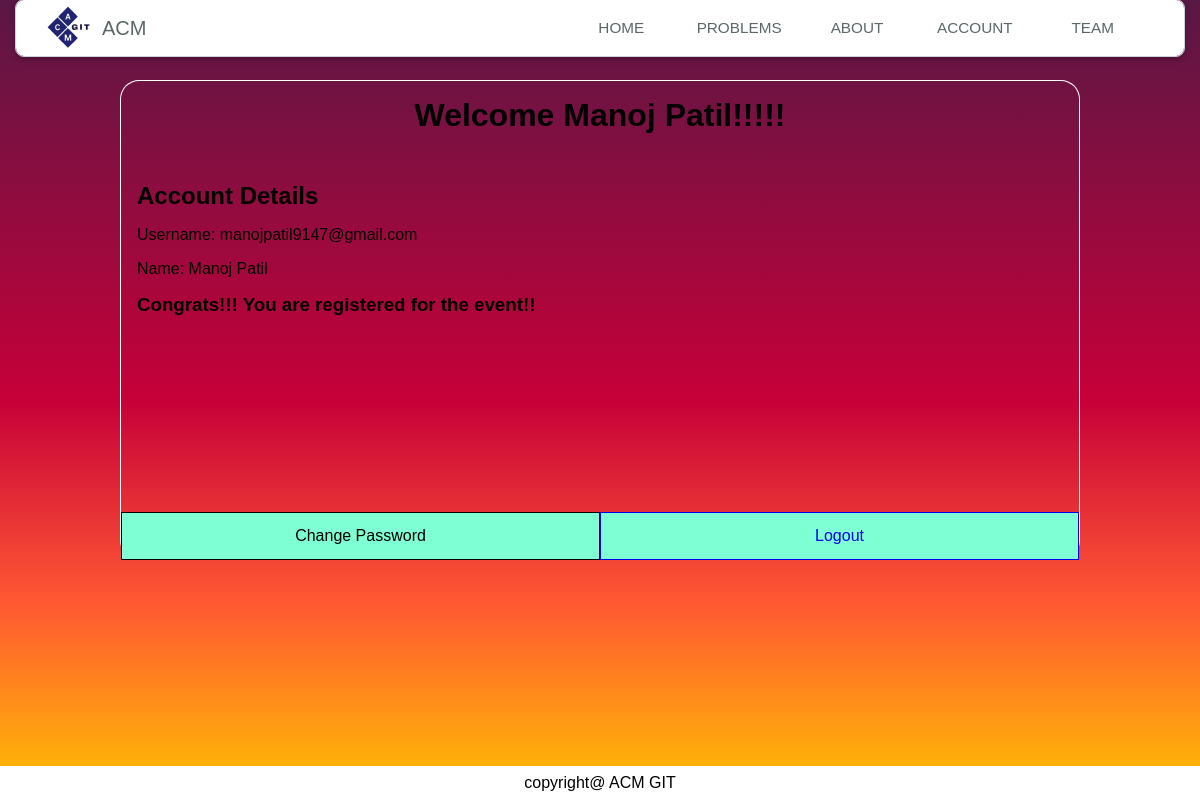
/account/ (signed in), run on an earlier commit of the app's database.
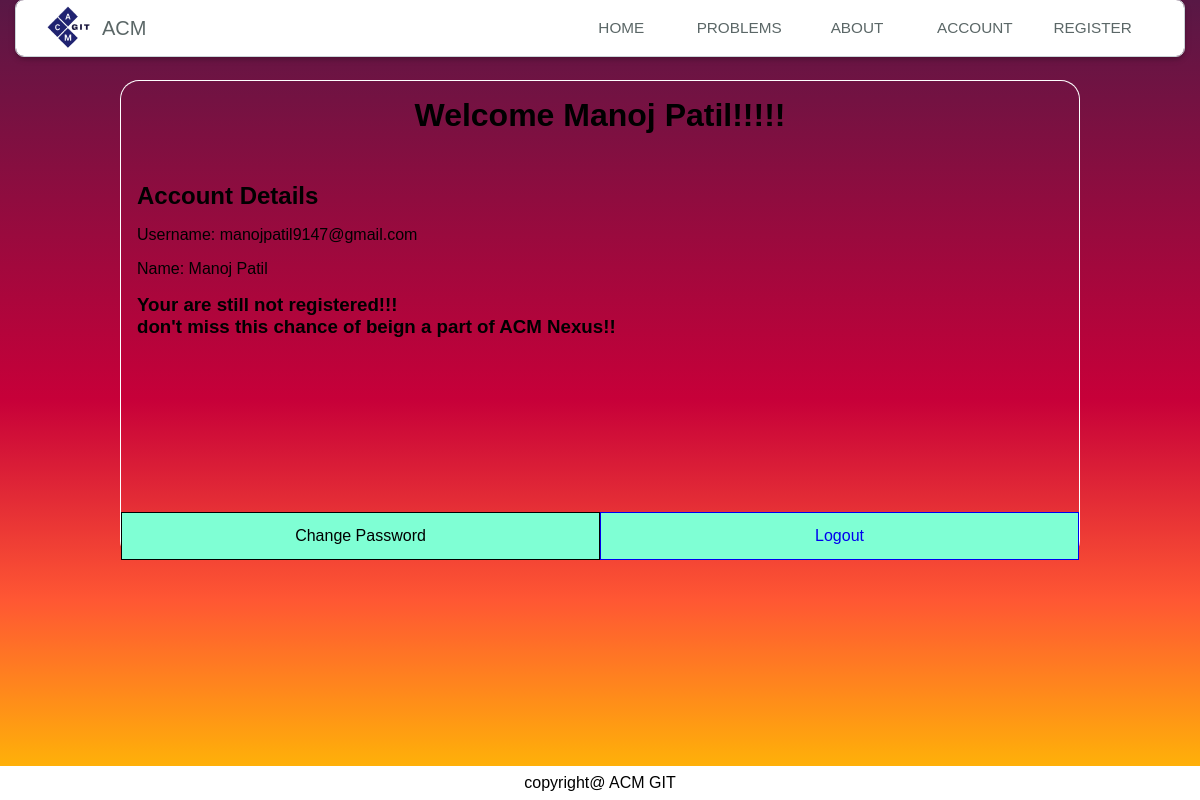
And on a later commit of the database.
### MainApp/models.py (models this page shows)
class CustomUser(AbstractUser):
    username = None
    email = models.EmailField(_("email address"), unique=True)
    USN = models.CharField(max_length=10)
    USERNAME_FIELD = "email"
    is_registered=models.BooleanField(default=False)
    year=models.CharField(max_length=4,default='2025')
    REQUIRED_FIELDS = []
    objects = CustomUserManager()
    def __str__(self):
        return self.email

### MainApp/views.py (the view)
# urls.py: path('account/',account,name='account'),
def account(request):
    return render(request,'MainApp/account.html')

### MainApp/templates/MainApp/account.html (shortened to what this page needs)
{% extends 'base.html' %}
{% load static %}
{% block head %}
    <link rel="stylesheet" href="{% static 'MainApp/account.css' %}">
{% endblock head %}
{% block body %}
    <div id="content">
        <h1>Welcome {{user.first_name}}!!!!!</h1>
        <div class="conatiner-account">
        <div class="deatils">
        <h2>Account Details</h2>
        <p id="{{user.id}}">Username: {{user}}</p>
        <p>Name: {{user.first_name}}</p>
        {% if not user.is_registered %}<h3>Your are still not registered!!!<br/> don't miss this chance of beign a part of ACM Nexus!! </h3> {% endif %}
        {% if user.is_registered %} <h3>Congrats!!! You are registered for the event!! </h3>{% endif %}
    </div>
            <div class="buttons">
                <div class="button-container">
                <a onclick="openBlock()">Change Password</a>
        <a href="{% url 'MainApp:logout' %}">Logout</a>
                </div>
            </div>
        </div>
    </div>
{% endblock body %}

### MainApp/templates/base.html (shortened to what this page needs)
{% load static %}
<!DOCTYPE html>
<html lang="en">
<head>
    <link rel="stylesheet" href="{% static 'base.css' %}">
    <link rel="stylesheet" href="https://cdnjs.cloudflare.com/ajax/libs/animate.css/4.1.1/animate.min.css"/>
    {% block head %}
    {% endblock head %}
</head>
<body>
  <div class="container">
    <header class="site-header">
        <div class="header__content--flow">
            <section class="header-content--left">
                <a href="#" class="brand-logo">
                  <img src="{% static 'Images/logo.svg' %}" height="50px" class="animate__animated  animate__jello" />
                    <span class="logo-text animate__animated animate__bounceInDown">ACM</span>
                </a>
            </section>
            <section class="header-content--right">
                <nav class="header-nav" role="navigation">
                    <ul class="nav__list" aria-expanded="false">
                        <li class="list-item">
                            <a class="nav__link" href="{% url 'MainApp:home' %}">Home</a>
                        </li>
                        <li class="list-item">
                            <a class="nav__link" href="{% url 'MainApp:problems' %}">Problems</a>
                        </li>
                        <li class="list-item">
                            <a class="nav__link" href="{% url 'MainApp:about' %}">About</a>
                        </li>
                        <li class="list-item">
                          {% if user.is_authenticated %}
                          <a class="nav__link" href="{% url 'MainApp:account' %}">Account</a>
                        {% else %}
                            <a class="nav__link" href="{% url 'MainApp:login' %}">Login</a>
                           {% endif %}
                        </li>
                        {% if user.is_authenticated %}
                        <li class="list-item">
                            <a class="nav__link" href="{% url 'MainApp:registration' %}">{% if not user.is_registered %}Register{% else %}Team{% endif %}</a>
                        </li>
                        {% endif %}
                    </ul>
                </nav>
            </section>
        </div>
    </header>
</div>
<div class="outer-container">
    {% block body %}
    {% endblock body %}
</div>
<div class="footer">
  copyright@ ACM GIT
</div>
</body>
</html>

### MainApp/static/base.css (style rules this page uses)
*, *::before, *::after { user-select:none; margin: 0; padding: 0; box-sizing: border-box; font-family: "Poppins" , sans-serif; }
:root { --brand-clr: hsl(185, 85%, 40%); --bg-primary: hsl(195, 20%, 86%); --border-clr: hsl(195, 16%, 82%); --accent-blue: hsl(205, 100%, 48%); --text-primary: hsl(180, 6%, 38%); --text-accent: hsl(195, 2%, 78%); --header: 3.5rem; --full-width: 100%; --padding-space: calc(var(--full-width) - 2rem); --max-width: 80rem; --min-width: 22.5rem; --bd-radius: 0.5em; --space-025: 0.25rem; --space-05: 0.5rem; --space-1: 1rem; }
a { text-decoration: none; }
body { display: flex; flex-flow: column; min-block-size: 100vh; font-family: system-ui; background: linear-gradient(180deg, #581845, #900C3F, #C70039, #FF5733, #FFC300); }
.container { position: fixed; flex-grow: 1; display: grid; place-self: center; inline-size: clamp( var(--min-width), var(--padding-space), var(--max-width) ); top: 0px; }
.site-header { --padding: 1rem; --header-margin: 5vh; --shadow: 0 0.1875em 0.3125em #0003, 0 0.125em 0.5em #0002; margin-block: auto; min-block-size: var(--header); background-color: #fff; outline: 1px solid var(--border-clr); border-radius: var(--bd-radius); padding-inline: var(--padding); box-shadow: var(--shadow); }
.header__content--flow { block-size: inherit; display: flex; flex-flow: wrap; gap: 0 clamp(3.5rem, -24.14rem + 61.43vw, 25rem); }
.header__content--flow > * { flex-grow: 1; height: var(--header); width: calc((45rem - var(--full-width) - (var(--padding) * 2)) * 999); }
.header-content--left { display: grid; grid-auto-flow: column; inline-size: max-content; place-content: center; }
.brand-logo { z-index:2; gap: var(--space-05); padding: 0.25em 0.75em; align-items: center; display: inline-flex; }
.logo-text { color: var(--text-primary); font-size: 20px; font-weight: 500; }
.header-content--right { flex-grow: 999; }
.header-nav { display: grid; align-items: center; block-size: 100%; }
.nav__list { list-style: none; display: grid; grid-auto-flow: column; justify-content: space-evenly; grid-auto-rows: 2.25rem; }
.list-item { block-size: 100%; }
.nav__link { block-size: inherit; display: inline-grid; place-items: center; min-width: 10ch; color: var(--text-primary); font-size: 15.3px; font-weight: 500; text-transform: uppercase; }
.footer { position: fixed; margin:0rem, 1rem, 0rem, 1rem; background-color: #fff; width:100%; display: flex; bottom:0px; flex-direction: column; align-items: center; padding: .5rem; }
.outer-container { overflow: auto; width:100%; height:100vh; display: flex; flex-direction: column; align-items: center; min-height:100vh; }

### MainApp/static/MainApp/account.css (style rules this page uses)
#content { padding: 1rem 0 0 0; display: flex; right: 12.5vw; width: 80vw; border: solid 1px white; border-radius: 1.2rem; min-height: 60vh; flex-direction: column; border-bottom: none; }
#content h1 { text-align: center; margin-bottom: 2rem; }
.conatiner-account { gap: 1rem; flex-grow: 2; height: 100%; width: 100%; display: flex; flex-direction: column; }
.buttons { display: flex; width: 100%; flex-grow: 2; align-items: flex-end; }
.button-container { width: 100%; display: flex; justify-content: space-evenly; height: 3rem; }
.button-container>* { display: flex; background-color: #7fffd4; border: solid 1px; cursor: pointer; text-decoration: none; width: 50%; align-items: center; justify-content: center; }
.deatils { display:flex; flex-direction: column; gap: 1rem; padding:1rem; }

What changed in the data, as far as the page shows it:
changed CustomUser "Manoj Patil": is_registered True → False (drawn)
Also different on the page:
text no longer shown: "TEAM Congrats!!! You are registered for the event!!"
text now shown: "REGISTER Your are still not registered!!! don't miss this chance of beign a part of ACM Nexus!!"
